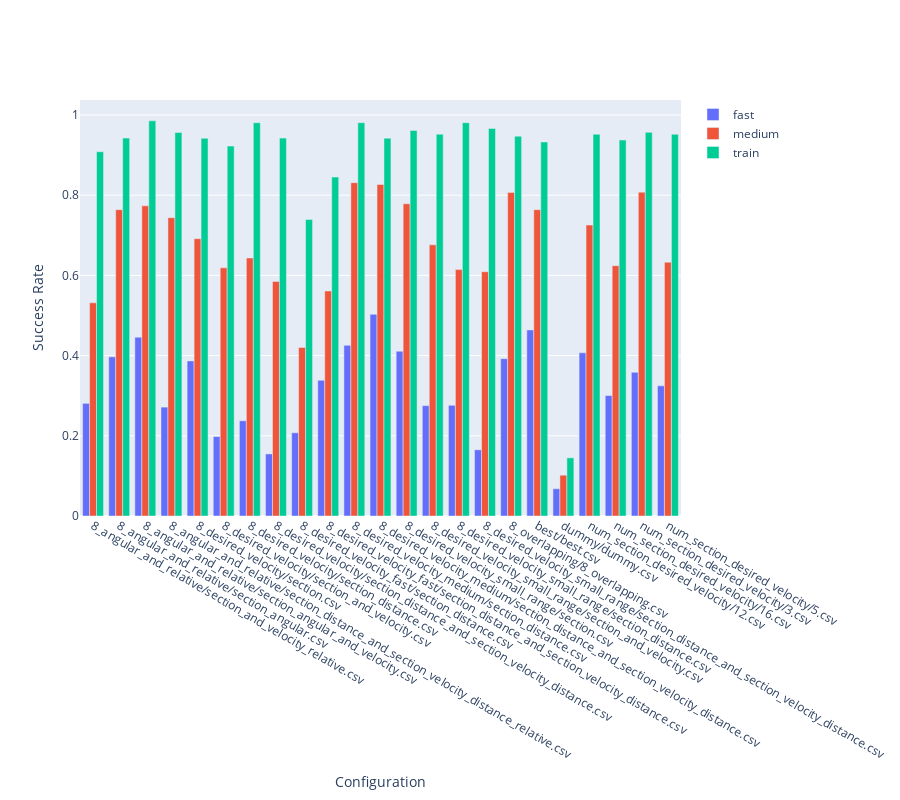

Notebook source saved alongside this figure:
### Code cell
fig = go.Figure(layout=dict(height=800, yaxis_title="Success Rate", xaxis_title="Configuration"))

for env, d in df.groupby(df.env):
    group = d.success.groupby(d.path).mean()
    fig.add_bar(name=env, x=group.index, y=group)

fig

### Figure 1 — Plotly figure (JSON) as saved in the notebook; plotly's stock layout.template omitted (floating-point values rounded to 4 significant figures)
{"data": [{"name": "fast", "type": "bar", "x": ["8_angular_and_relative/section_and_velocity_relative.csv", "8_angular_and_relative/section_angular.csv", "8_angular_and_relative/section_angular_and_velocity.csv", "8_angular_and_relative/section_distance_and_section_velocity_distance_relative.csv", "8_desired_velocity/section.csv", "8_desired_velocity/section_and_velocity.csv", "8_desired_velocity/section_distance.csv", "8_desired_velocity/section_distance_and_section_velocity_distance.csv", "8_desired_velocity_fast/section_distance.csv", "8_desired_velocity_fast/section_distance_and_section_velocity_distance.csv", "8_desired_velocity_medium/section_distance.csv", "8_desired_velocity_medium/section_distance_and_section_velocity_distance.csv", "8_desired_velocity_small_range/section.csv", "8_desired_velocity_small_range/section_and_velocity.csv", "8_desired_velocity_small_range/section_distance.csv", "8_desired_velocity_small_range/section_distance_and_section_velocity_distance.csv", "8_overlapping/8_overlapping.csv", "best/best.csv", "dummy/dummy.csv", "num_section_desired_velocity/12.csv", "num_section_desired_velocity/16.csv", "num_section_desired_velocity/3.csv", "num_section_desired_velocity/5.csv"], "y": [0.2809, 0.3968, 0.4459, 0.2715, 0.3868, 0.1982, 0.2375, 0.1547, 0.2075, 0.3383, 0.4255, 0.5028, 0.411, 0.2751, 0.276, 0.1651, 0.3923, 0.464, 0.06801, 0.407, 0.3003, 0.3583, 0.3245]}, {"name": "medium", "type": "bar", "x": ["8_angular_and_relative/section_and_velocity_relative.csv", "8_angular_and_relative/section_angular.csv", "8_angular_and_relative/section_angular_and_velocity.csv", "8_angular_and_relative/section_distance_and_section_velocity_distance_relative.csv", "8_desired_velocity/section.csv", "8_desired_velocity/section_and_velocity.csv", "8_desired_velocity/section_distance.csv", "8_desired_velocity/section_distance_and_section_velocity_distance.csv", "8_desired_velocity_fast/section_distance.csv", "8_desired_velocity_fast/section_distance_and_section_velocity_distance.csv", "8_desired_velocity_medium/section_distance.csv", "8_desired_velocity_medium/section_distance_and_section_velocity_distance.csv", "8_desired_velocity_small_range/section.csv", "8_desired_velocity_small_range/section_and_velocity.csv", "8_desired_velocity_small_range/section_distance.csv", "8_desired_velocity_small_range/section_distance_and_section_velocity_distance.csv", "8_overlapping/8_overlapping.csv", "best/best.csv", "dummy/dummy.csv", "num_section_desired_velocity/12.csv", "num_section_desired_velocity/16.csv", "num_section_desired_velocity/3.csv", "num_section_desired_velocity/5.csv"], "y": [0.5317, 0.7639, 0.7734, 0.7439, 0.6915, 0.6188, 0.6434, 0.5849, 0.4203, 0.5611, 0.8311, 0.8268, 0.7786, 0.6762, 0.6145, 0.6092, 0.8066, 0.7638, 0.1018, 0.7256, 0.6242, 0.8076, 0.633]}, {"name": "train", "type": "bar", "x": ["8_angular_and_relative/section_and_velocity_relative.csv", "8_angular_and_relative/section_angular.csv", "8_angular_and_relative/section_angular_and_velocity.csv", "8_angular_and_relative/section_distance_and_section_velocity_distance_relative.csv", "8_desired_velocity/section.csv", "8_desired_velocity/section_and_velocity.csv", "8_desired_velocity/section_distance.csv", "8_desired_velocity/section_distance_and_section_velocity_distance.csv", "8_desired_velocity_fast/section_distance.csv", "8_desired_velocity_fast/section_distance_and_section_velocity_distance.csv", "8_desired_velocity_medium/section_distance.csv", "8_desired_velocity_medium/section_distance_and_section_velocity_distance.csv", "8_desired_velocity_small_range/section.csv", "8_desired_velocity_small_range/section_and_velocity.csv", "8_desired_velocity_small_range/section_distance.csv", "8_desired_velocity_small_range/section_distance_and_section_velocity_distance.csv", "8_overlapping/8_overlapping.csv", "best/best.csv", "dummy/dummy.csv", "num_section_desired_velocity/12.csv", "num_section_desired_velocity/16.csv", "num_section_desired_velocity/3.csv", "num_section_desired_velocity/5.csv"], "y": [0.9084, 0.9423, 0.9855, 0.9565, 0.942, 0.9225, 0.9807, 0.9423, 0.7393, 0.8454, 0.9808, 0.9422, 0.9614, 0.9519, 0.9808, 0.9663, 0.9471, 0.9327, 0.145, 0.9518, 0.9374, 0.9566, 0.9518]}], "layout": {"height": 800, "xaxis": {"title": {"text": "Configuration"}}, "yaxis": {"title": {"text": "Success Rate"}}}}
